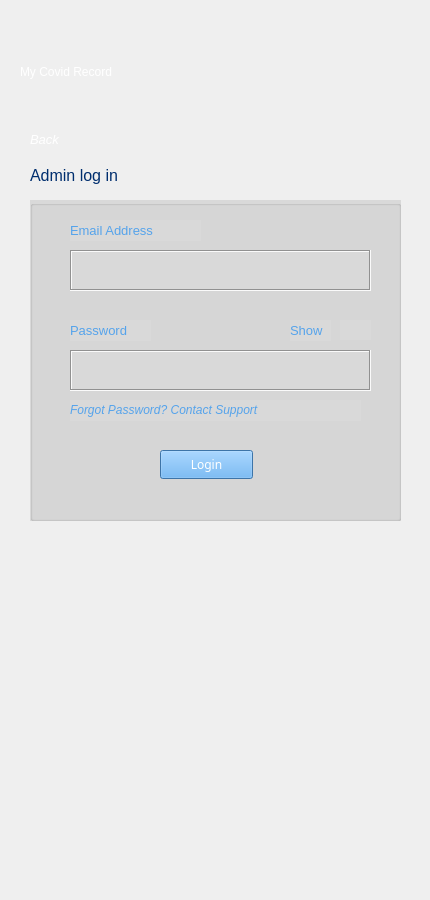
    <widget class="QWidget" name="adminLoginPage">
     <widget class="QGroupBox" name="groupBox_3">
      <property name="geometry">
       <rect>
        <x>30</x>
        <y>200</y>
        <width>371</width>
        <height>321</height>
       </rect>
      </property>
      <property name="styleSheet">
       <string notr="true">background-color: rgb(217, 217, 217);</string>
      </property>
      <property name="title">
       <string/>
      </property>
      <widget class="QTextEdit" name="emailAddTextEdit_4">
       <property name="geometry">
        <rect>
         <x>40</x>
         <y>50</y>
         <width>301</width>
         <height>41</height>
        </rect>
       </property>
       <property name="styleSheet">
        <string notr="true">border-color: rgb(0, 0, 0);
background-color: rgb(217, 217, 217);</string>
       </property>
       <property name="frameShape">
        <enum>QFrame::Box</enum>
       </property>
      </widget>
      <widget class="QLabel" name="emailAddLabel_4">
       <property name="geometry">
        <rect>
         <x>40</x>
         <y>20</y>
         <width>131</width>
         <height>21</height>
        </rect>
       </property>
       <property name="styleSheet">
        <string notr="true">font: 700 16pt &quot;Fira Sans&quot;;
color: rgb(85, 163, 235);</string>
       </property>
       <property name="text">
        <string>&lt;html&gt;&lt;head/&gt;&lt;body&gt;&lt;p&gt;&lt;span style=&quot; font-size:10pt; font-weight:400;&quot;&gt;Email Address&lt;/span&gt;&lt;/p&gt;&lt;/body&gt;&lt;/html&gt;</string>
       </property>
      </widget>
      <widget class="QLabel" name="passwordLabel_5">
       <property name="geometry">
        <rect>
         <x>40</x>
         <y>120</y>
         <width>81</width>
         <height>21</height>
        </rect>
       </property>
       <property name="styleSheet">
        <string notr="true">font: 700 16pt &quot;Fira Sans&quot;;
color: rgb(85, 163, 235);</string>
       </property>
       <property name="text">
        <string>&lt;html&gt;&lt;head/&gt;&lt;body&gt;&lt;p&gt;&lt;span style=&quot; font-size:10pt; font-weight:400;&quot;&gt;Password&lt;/span&gt;&lt;/p&gt;&lt;/body&gt;&lt;/html&gt;</string>
       </property>
      </widget>
      <widget class="QTextEdit" name="passwordTextEdit_5">
       <property name="geometry">
        <rect>
         <x>40</x>
         <y>150</y>
         <width>301</width>
         <height>41</height>
        </rect>
       </property>
       <property name="styleSheet">
        <string notr="true">border-color: rgb(0, 0, 0);
background-color: rgb(217, 217, 217);</string>
       </property>
       <property name="frameShape">
        <enum>QFrame::Box</enum>
       </property>
      </widget>
      <widget class="QLabel" name="eyeIconLabel_5">
       <property name="geometry">
        <rect>
         <x>310</x>
         <y>120</y>
         <width>31</width>
         <height>20</height>
        </rect>
       </property>
       <property name="text">
        <string>&lt;html&gt;&lt;head/&gt;&lt;body&gt;&lt;p&gt;&lt;img src=&quot;:/IconsAndImages/eye.png&quot;/&gt;&lt;/p&gt;&lt;/body&gt;&lt;/html&gt;</string>
       </property>
      </widget>
      <widget class="QLabel" name="showLabel_5">
       <property name="geometry">
        <rect>
         <x>260</x>
         <y>120</y>
         <width>41</width>
         <height>21</height>
        </rect>
       </property>
       <property name="styleSheet">
        <string notr="true">font: 700 16pt &quot;Fira Sans&quot;;
color: rgb(85, 163, 235);</string>
       </property>
       <property name="text">
        <string>&lt;html&gt;&lt;head/&gt;&lt;body&gt;&lt;p&gt;&lt;span style=&quot; font-size:10pt; font-weight:400;&quot;&gt;Show&lt;/span&gt;&lt;/p&gt;&lt;/body&gt;&lt;/html&gt;</string>
       </property>
      </widget>
      <widget class="QLabel" name="forgotPasswordLabel_3">
       <property name="geometry">
        <rect>
         <x>40</x>
         <y>200</y>
         <width>291</width>
         <height>21</height>
        </rect>
       </property>
       <property name="styleSheet">
        <string notr="true">font: 700 16pt &quot;Fira Sans&quot;;
color: rgb(85, 163, 235);</string>
       </property>
       <property name="text">
        <string>&lt;html&gt;&lt;head/&gt;&lt;body&gt;&lt;p&gt;&lt;span style=&quot; font-size:9pt; font-weight:400; font-style:italic;&quot;&gt;Forgot Password? Contact Support&lt;/span&gt;&lt;/p&gt;&lt;/body&gt;&lt;/html&gt;</string>
       </property>
      </widget>
      <widget class="QPushButton" name="loginButton2_5">
       <property name="geometry">
        <rect>
         <x>130</x>
         <y>250</y>
         <width>93</width>
         <height>29</height>
        </rect>
       </property>
       <property name="font">
        <font>
         <family>Fira Sans</family>
        </font>
       </property>
       <property name="autoFillBackground">
        <bool>false</bool>
       </property>
       <property name="styleSheet">
        <string notr="true">background-color: rgb(85, 163, 235);
color: rgb(255, 255, 255);</string>
       </property>
       <property name="text">
        <string>Login</string>
       </property>
      </widget>
     </widget>
     <widget class="QLabel" name="myCovidRecordLabel_6">
      <property name="geometry">
       <rect>
        <x>30</x>
        <y>150</y>
        <width>131</width>
        <height>51</height>
       </rect>
      </property>
      <property name="styleSheet">
       <string notr="true">font: 700 16pt &quot;Fira Sans&quot;;
color: rgb(0, 46, 110);</string>
      </property>
      <property name="text">
       <string>&lt;html&gt;&lt;head/&gt;&lt;body&gt;&lt;p&gt;&lt;span style=&quot; font-size:12pt;&quot;&gt;Admin log in&lt;/span&gt;&lt;/p&gt;&lt;/body&gt;&lt;/html&gt;</string>
      </property>
     </widget>
     <widget class="QLabel" name="topLogoLable_6">
      <property name="geometry">
       <rect>
        <x>250</x>
        <y>40</y>
        <width>171</width>
        <height>81</height>
       </rect>
      </property>
      <property name="autoFillBackground">
       <bool>false</bool>
      </property>
      <property name="styleSheet">
       <string notr="true">color: rgb(255, 255, 255);</string>
      </property>
      <property name="text">
       <string>&lt;html&gt;&lt;head/&gt;&lt;body&gt;&lt;p&gt;&lt;img src=&quot;:/IconsAndImages/MOHLOgo2.png&quot;/&gt;&lt;/p&gt;&lt;/body&gt;&lt;/html&gt;</string>
      </property>
     </widget>
     <widget class="QLabel" name="backLabel_3">
      <property name="geometry">
       <rect>
        <x>30</x>
        <y>130</y>
        <width>41</width>
        <height>20</height>
       </rect>
      </property>
      <property name="styleSheet">
       <string notr="true">color: rgb(255, 255, 255);</string>
      </property>
      <property name="text">
       <string>&lt;html&gt;&lt;head/&gt;&lt;body&gt;&lt;p&gt;&lt;span style=&quot; font-size:10pt; font-style:italic;&quot;&gt;Back&lt;/span&gt;&lt;/p&gt;&lt;/body&gt;&lt;/html&gt;</string>
      </property>
     </widget>
     <widget class="QLabel" name="myCovidRecordLabel_7">
      <property name="geometry">
       <rect>
        <x>20</x>
        <y>60</y>
        <width>211</width>
        <height>24</height>
       </rect>
      </property>
      <property name="styleSheet">
       <string notr="true">font: 700 16pt &quot;Fira Sans&quot;;
color: rgb(255, 255, 255);</string>
      </property>
      <property name="text">
       <string>My Covid Record</string>
      </property>
     </widget>
     <widget class="QLabel" name="nzGovIconLabel_3">
      <property name="geometry">
       <rect>
        <x>110</x>
        <y>750</y>
        <width>231</width>
        <height>141</height>
       </rect>
      </property>
      <property name="text">
       <string>&lt;html&gt;&lt;head/&gt;&lt;body&gt;&lt;p&gt;&lt;img src=&quot;:/IconsAndImages/NZGovernmentLogo2.png&quot;/&gt;&lt;/p&gt;&lt;/body&gt;&lt;/html&gt;</string>
      </property>
     </widget>
     <widget class="QLabel" name="topLogoLable_7">
      <property name="geometry">
       <rect>
        <x>140</x>
        <y>700</y>
        <width>171</width>
        <height>81</height>
       </rect>
      </property>
      <property name="styleSheet">
       <string notr="true">color: rgb(255, 255, 255);</string>
      </property>
      <property name="text">
       <string>&lt;html&gt;&lt;head/&gt;&lt;body&gt;&lt;p&gt;&lt;img src=&quot;:/IconsAndImages/MOHLOgo2.png&quot;/&gt;&lt;/p&gt;&lt;/body&gt;&lt;/html&gt;</string>
      </property>
     </widget>
    </widget>
